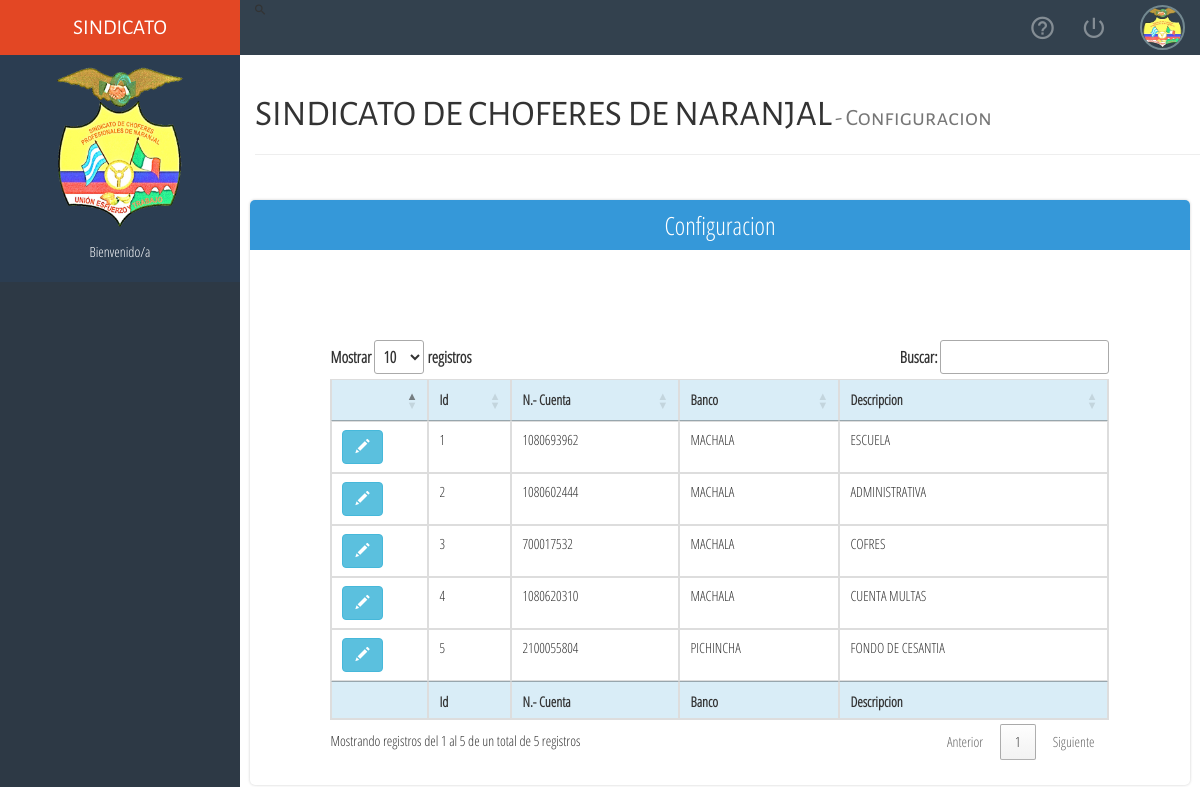
Page /confbancos.php (signed in) on the committed database.
### tables this page shows
create table tb_bancos(
  id_banco int primary key  AUTO_INCREMENT,
  n_cuenta text,
  banco text,
  descripcion text,
  saldo float (10,2),
  estado varchar(10)
);

### confbancos.php (the view, shortened to what this page needs)
 <!DOCTYPE html>
 <html>
 <head>
    <?php
    require_once('meta.php');
    require_once('login/conexion.php')
     ?>
 </head>
 <body>
 <div class="navbar-lateral full-reset">
        <div class="full-reset container-menu-movile custom-scroll-containers">
            <div class="logo full-reset all-tittles">
                SINDICATO
            </div>
            <div class="full-reset" style="background-color:#2B3D51; padding: 10px 0; color:#fff;">
                <figure>
                    <img src="assets/img/logo.png" alt="Biblioteca" class="img-responsive center-box" style="width:55%;">
                </figure>
                <p class="text-center" style="padding-top: 15px;">Bienvenido/a <?php   echo$_SESSION['tipo_usuario'];?></p>
            </div>
    </div>
    </div>
     <div class="content-page-container full-reset custom-scroll-containers">
        <nav class="navbar-user-top full-reset">
            <ul class="list-unstyled full-reset">
                <figure>
                   <img src="assets/img/logo.png" alt="user-picture" class="img-responsive img-circle center-box">
                </figure>
                <li  class="tooltips-general exit-system-button" data-href="login/cerrar_sesion.php" data-placement="bottom" title="Salir del sistema">
                    <i class="zmdi zmdi-power"></i>
                </li> <i class="zmdi zmdi-search"></i>
                <li  class="tooltips-general btn-help" data-placement="bottom" title="Ayuda">
                    <i class="zmdi zmdi-help-outline zmdi-hc-fw"></i>
                </li>
        </nav>
        <div class="container">
            <div class="page-header">
              <h1 class="all-tittles">SINDICATO DE CHOFERES  DE NARANJAL<small> - Configuracion</small></h1>
            </div>
        </div>
            <div class="container-flat-form">
                    <div class="title-flat-form title-flat-blue">Configuracion</div>
                    <div class="row">
                       <div class="col-xs-12 col-sm-10 col-sm-offset-1">
                      <br><br>
<?php
    $sqlproducto=$conexion->query("select * from tb_bancos");
    ?>
                            <div class="table-responsive">
                            <table class="table table-hover table-bordered table-responsive order-table" aling="center" id="tabladatos">
                                <thead>
                                    <tr  class="info">
                                       <th></th>
                                      <th>Id</th>
                                      <th>N.- Cuenta</th>
                                      <th>Banco</th>
                                      <th>Descripcion</th>
                                  </tr>
                              </thead>
                              <tfoot>
                                  <tr  class="info">
                                       <th></th>
                                      <th>Id</th>
                                      <th>N.- Cuenta</th>
                                      <th>Banco</th>
                                      <th>Descripcion</th>
                                  </tr>
                              </tfoot>
                              <tbody>
                              <?php
                                while($consultasocio=mysqli_fetch_array($sqlproducto)){
                               ?>
                                <tr>
                                 <th><a class="btn btn-info" href="confbancos.php?id=<?php echo $consultasocio['id_banco']; ?>"><i class="glyphicon glyphicon-pencil"></i></a></th>
                                <td><?php echo($consultasocio['id_banco']); ?></td>
                                <td><?php echo($consultasocio['n_cuenta']); ?></td>
                                <td><?php echo($consultasocio['banco']); ?></td>
                                <td><?php echo($consultasocio['descripcion']); ?></td>
                                <?php } ?>
                               </tr>
                              </tbody>
                              </table>
                              </div>
                       </div>
                       </div>
        </div>
 </body>
 </html>

### meta.php (shortened to what this page needs)
    <link rel="stylesheet" href="css/sweet-alert.css">
    <link rel="stylesheet" href="css/material-design-iconic-font.min.css">
    <link rel="stylesheet" href="css/normalize.css">
    <link rel="stylesheet" href="css/bootstrap.min.css">
    <link rel="stylesheet" href="css/jquery.mCustomScrollbar.css">
    <link rel="stylesheet" href="css/style.css">
    <link rel="stylesheet" href="css/login.css"/>
    <link href="css/agenda.css" rel="stylesheet" >
<link rel="stylesheet" type="text/css" href="//cdn.jsdelivr.net/bootstrap/3/css/bootstrap.css" />
<link rel="stylesheet" type="text/css" href="//cdn.jsdelivr.net/bootstrap.daterangepicker/2/daterangepicker.css" />
<link rel="stylesheet" href="https://cdnjs.cloudflare.com/ajax/libs/bootstrap-select/1.12.2/css/bootstrap-select.min.css">
<link rel="stylesheet" type="text/css" href="https://cdn.datatables.net/1.10.15/css/jquery.dataTables.min.css" />
<link rel="stylesheet" type="text/css" href="https://cdn.datatables.net/buttons/1.3.1/css/buttons.dataTables.min.css" />

### css/style.css (style rules this page uses)
html, body { height: 100%; margin: 0; padding: 0; width: 100%; font-size: 16px; font-family: "Parrafos" !important; background-color: #fff; }
.all-tittles { font-family: "Titulos" !important; }
.center-box { margin: 0 auto; }
.full-reset { margin: 0; padding: 0; width: 100%; }
.navbar-user-top { background-color: #33414E; height: 55px; position: relative; top: 0; left: 0; z-index: 7; }
.navbar-user-top > ul { height: 55px; padding: 0 15px; margin: 0; }
.navbar-user-top > ul > li { display: inline-block; float: right; color: rgba(255,255,255,.4); height: 55px; margin: 0 12px; text-align: center; cursor: pointer; line-height: 55px; }
.navbar-user-top > ul > li > i { font-size: 27px; line-height: 55px; }
.navbar-user-top > ul > figure > img { width: 45px; float: right; height: 45px; border: 2px solid #728890; margin-top: 5px; }
.navbar-lateral { width: 20%; height: 100%; position: absolute; top: 0; left: 0; z-index: 1; }
.container-menu-movile { background-color: #2D3945; height: 100% !important; }
.logo { height: 55px; line-height: 55px; background-color: #E34724; color: #fff; text-align: center; font-size: 21px; overflow: hidden; }
.content-page-container { height: 100%; position: absolute; top: 0; right: 0; z-index: 1; width: 80%; background-color: #fff; }
.container-flat-form { width: 98%; margin: 25px auto; box-shadow: 0 0 3px rgba(0,0,0,.2); border-radius: 5px; position: relative; padding-bottom: 25px; }
.title-flat-form { background-color: #E34724; height: 50px; color: #fff; text-align: center; font-size: 25px; line-height: 50px; border-radius: 5px 5px 0 0; margin-bottom: 50px; }
.title-flat-blue { background-color: #3598D9; }
@media (min-width: 1200px) { .navbar-lateral { display: inherit !important; } }

### rows in the picture
tb_bancos: id_banco "1", n_cuenta "1080693962", banco "MACHALA", descripcion "ESCUELA"
tb_bancos: id_banco "2", n_cuenta "1080602444", banco "MACHALA", descripcion "ADMINISTRATIVA"
tb_bancos: id_banco "3", n_cuenta "700017532", banco "MACHALA", descripcion "COFRES"
tb_bancos: id_banco "4", n_cuenta "1080620310", banco "MACHALA", descripcion "CUENTA MULTAS"
tb_bancos: id_banco "5", n_cuenta "2100055804", banco "PICHINCHA", descripcion "FONDO DE CESANTIA"
